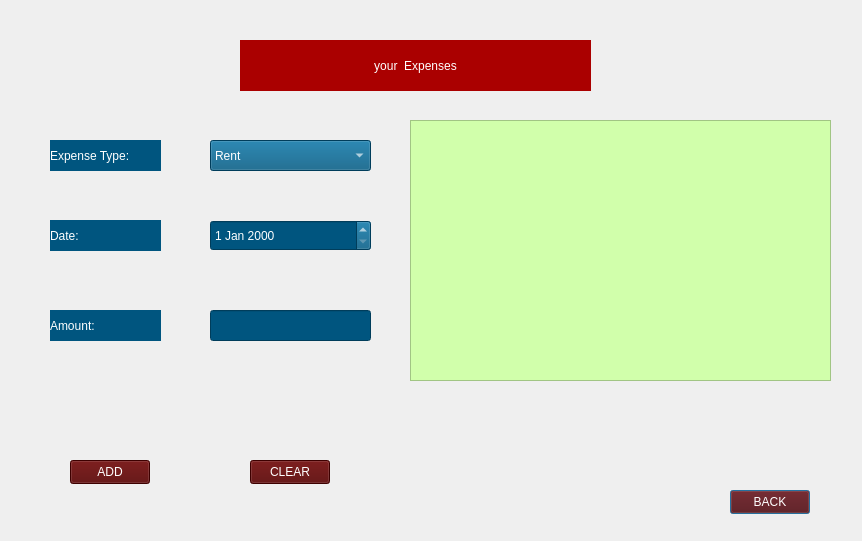
<?xml version="1.0" encoding="UTF-8"?>
<ui version="4.0">
 <class>ExpenseBox</class>
 <widget class="QDialog" name="ExpenseBox">
  <property name="geometry">
   <rect>
    <x>0</x>
    <y>0</y>
    <width>862</width>
    <height>541</height>
   </rect>
  </property>
  <property name="windowTitle">
   <string>Dialog</string>
  </property>
  <widget class="QLabel" name="label1">
   <property name="geometry">
    <rect>
     <x>240</x>
     <y>40</y>
     <width>351</width>
     <height>51</height>
    </rect>
   </property>
   <property name="styleSheet">
    <string notr="true">QLabel{
	color: rgb(255, 255, 255);
	background-color: rgb(170, 0, 0);
	font: 28pt &quot;Impact&quot;;
}</string>
   </property>
   <property name="text">
    <string>your  Expenses</string>
   </property>
   <property name="alignment">
    <set>Qt::AlignmentFlag::AlignCenter</set>
   </property>
   <property name="wordWrap">
    <bool>true</bool>
   </property>
   <property name="margin">
    <number>0</number>
   </property>
  </widget>
  <widget class="QComboBox" name="comboBox">
   <property name="geometry">
    <rect>
     <x>210</x>
     <y>140</y>
     <width>161</width>
     <height>31</height>
    </rect>
   </property>
   <property name="styleSheet">
    <string notr="true">background-color: rgb(0, 85, 127);
color: rgb(255, 255, 255);
font: 12pt &quot;Impact&quot;;
background-color: rgb(0, 85, 127);</string>
   </property>
   <item>
    <property name="text">
     <string>Rent</string>
    </property>
   </item>
   <item>
    <property name="text">
     <string>Groceries</string>
    </property>
   </item>
   <item>
    <property name="text">
     <string>Transportation</string>
    </property>
   </item>
   <item>
    <property name="text">
     <string>Tuition Fees</string>
    </property>
   </item>
   <item>
    <property name="text">
     <string>Clothing</string>
    </property>
   </item>
   <item>
    <property name="text">
     <string>Gym </string>
    </property>
   </item>
   <item>
    <property name="text">
     <string>Healthcare </string>
    </property>
   </item>
   <item>
    <property name="text">
     <string>Internet</string>
    </property>
   </item>
   <item>
    <property name="text">
     <string>Phone Bill</string>
    </property>
   </item>
   <item>
    <property name="text">
     <string>Travel</string>
    </property>
   </item>
   <item>
    <property name="text">
     <string>Others</string>
    </property>
   </item>
  </widget>
  <widget class="QLabel" name="label2">
   <property name="geometry">
    <rect>
     <x>50</x>
     <y>140</y>
     <width>111</width>
     <height>31</height>
    </rect>
   </property>
   <property name="styleSheet">
    <string notr="true">background-color: rgb(0, 85, 127);
color: rgb(255, 255, 255);
font: 12pt &quot;Impact&quot;;</string>
   </property>
   <property name="text">
    <string>Expense Type:</string>
   </property>
   <property name="alignment">
    <set>Qt::AlignmentFlag::AlignLeading|Qt::AlignmentFlag::AlignLeft|Qt::AlignmentFlag::AlignVCenter</set>
   </property>
  </widget>
  <widget class="QLabel" name="label3_2">
   <property name="geometry">
    <rect>
     <x>50</x>
     <y>310</y>
     <width>111</width>
     <height>31</height>
    </rect>
   </property>
   <property name="styleSheet">
    <string notr="true">background-color: rgb(0, 85, 127);
color: rgb(255, 255, 255);
font: 12pt &quot;Impact&quot;;</string>
   </property>
   <property name="text">
    <string>Amount:</string>
   </property>
   <property name="alignment">
    <set>Qt::AlignmentFlag::AlignLeading|Qt::AlignmentFlag::AlignLeft|Qt::AlignmentFlag::AlignVCenter</set>
   </property>
  </widget>
  <widget class="QListView" name="table1">
   <property name="geometry">
    <rect>
     <x>410</x>
     <y>120</y>
     <width>421</width>
     <height>261</height>
    </rect>
   </property>
   <property name="toolTip">
    <string>&lt;html&gt;&lt;head/&gt;&lt;body&gt;&lt;p&gt;&lt;br/&gt;&lt;/p&gt;&lt;/body&gt;&lt;/html&gt;</string>
   </property>
   <property name="styleSheet">
    <string notr="true">color: rgb(255, 170, 0);
font: 10pt &quot;Impact&quot;;
background-color: rgb(209, 255, 171);</string>
   </property>
  </widget>
  <widget class="QLineEdit" name="lineEdit">
   <property name="geometry">
    <rect>
     <x>210</x>
     <y>310</y>
     <width>161</width>
     <height>31</height>
    </rect>
   </property>
   <property name="styleSheet">
    <string notr="true">font: 12pt &quot;Impact&quot;;
background-color: rgb(0, 85, 127);
color: rgb(255, 255, 255);</string>
   </property>
  </widget>
  <widget class="QDateEdit" name="date1">
   <property name="geometry">
    <rect>
     <x>210</x>
     <y>220</y>
     <width>161</width>
     <height>31</height>
    </rect>
   </property>
   <property name="styleSheet">
    <string notr="true">font: 12pt &quot;Impact&quot;;
color: rgb(255, 255, 255);
background-color: rgb(0, 85, 127);</string>
   </property>
  </widget>
  <widget class="QLabel" name="label3">
   <property name="geometry">
    <rect>
     <x>50</x>
     <y>220</y>
     <width>111</width>
     <height>31</height>
    </rect>
   </property>
   <property name="styleSheet">
    <string notr="true">background-color: rgb(0, 85, 127);
color: rgb(255, 255, 255);
font: 12pt &quot;Impact&quot;;</string>
   </property>
   <property name="text">
    <string>Date:</string>
   </property>
   <property name="alignment">
    <set>Qt::AlignmentFlag::AlignLeading|Qt::AlignmentFlag::AlignLeft|Qt::AlignmentFlag::AlignVCenter</set>
   </property>
  </widget>
  <widget class="QPushButton" name="pushButton3">
   <property name="geometry">
    <rect>
     <x>730</x>
     <y>490</y>
     <width>80</width>
     <height>24</height>
    </rect>
   </property>
   <property name="styleSheet">
    <string notr="true">font: 12pt &quot;Impact&quot;;
color: rgb(255, 255, 255);
background-color: rgb(85, 0, 0);</string>
   </property>
   <property name="text">
    <string>BACK</string>
   </property>
  </widget>
  <widget class="QPushButton" name="pushButton">
   <property name="geometry">
    <rect>
     <x>70</x>
     <y>460</y>
     <width>80</width>
     <height>24</height>
    </rect>
   </property>
   <property name="styleSheet">
    <string notr="true">font: 12pt &quot;Impact&quot;;
color: rgb(255, 255, 255);
background-color: rgb(85, 0, 0);</string>
   </property>
   <property name="text">
    <string>ADD</string>
   </property>
  </widget>
  <widget class="QPushButton" name="pushButton2">
   <property name="geometry">
    <rect>
     <x>250</x>
     <y>460</y>
     <width>80</width>
     <height>24</height>
    </rect>
   </property>
   <property name="styleSheet">
    <string notr="true">font: 12pt &quot;Impact&quot;;
color: rgb(255, 255, 255);
background-color: rgb(85, 0, 0);</string>
   </property>
   <property name="text">
    <string>CLEAR</string>
   </property>
  </widget>
 </widget>
 <resources/>
 <connections/>
</ui>
